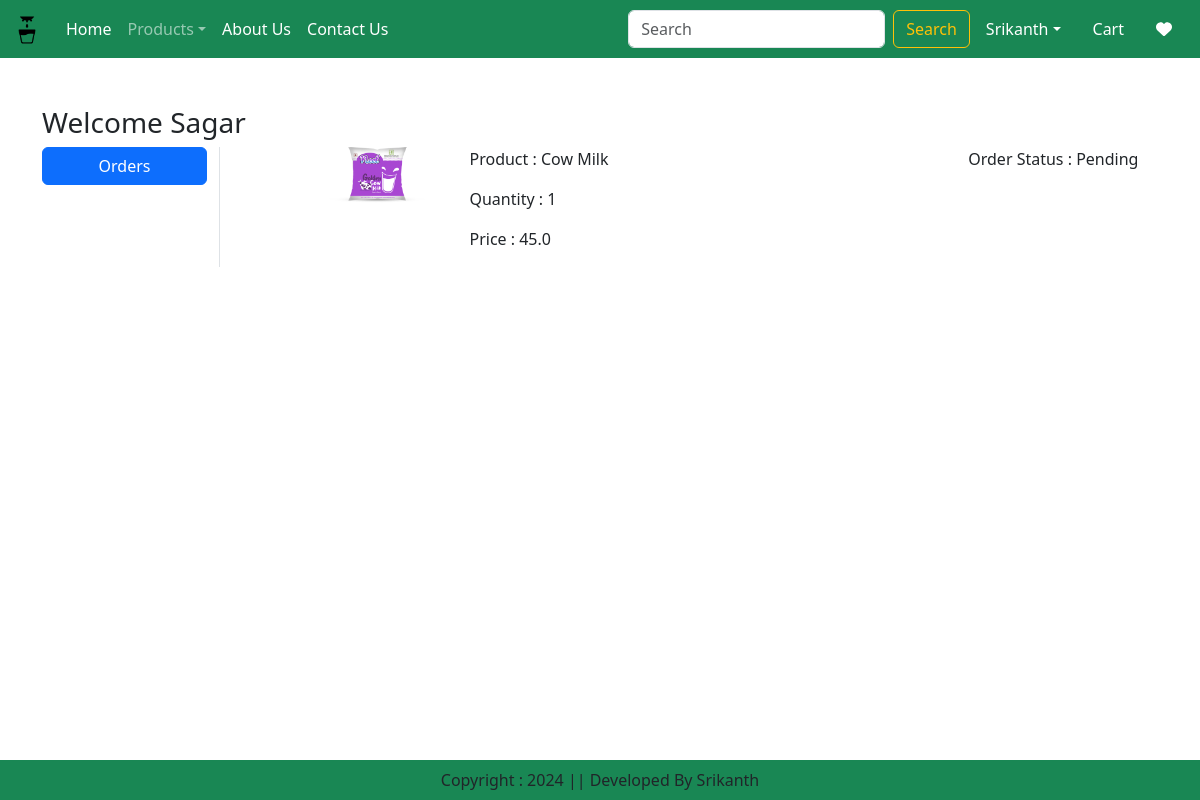
Screenshot of /orders/ (signed in) with the database file from the repository.
### Website/models.py (models this page shows, shortened)
class OrderPlaced(models.Model):
    user=models.ForeignKey(User,on_delete=models.CASCADE)
    customer=models.ForeignKey(Customer,on_delete=models.CASCADE)
    product=models.ForeignKey(Product,on_delete=models.CASCADE)
    quantity=models.PositiveBigIntegerField(default=1)
    ordered_date=models.DateTimeField(auto_now_add=True)
    status=models.CharField(max_length=50,choices=STATUS_CHOICES,default='pending')
    payment=models.ForeignKey(Payment,on_delete=models.CASCADE,null=True,blank=True)
    @property
    def total_cost(self):
        return self.quantity * self.product.discounted_price

class Product(models.Model):
    title = models.CharField(max_length=100)
    selling_price = models.FloatField()
    discounted_price = models.FloatField()
    description = models.TextField()
    composition = models.TextField(default='', blank=True)
    prodapp = models.TextField(default='', blank=True)
    category = models.CharField(choices=CATEGORY_CHOICES, max_length=2)
    product_image = models.ImageField(upload_to="product/images/")  # Specify subdirectory

### Website/views.py (the view)
# urls.py: path('orders/',views.orders,name="orders"),
@login_required
def orders(request):
    order_placed=OrderPlaced.objects.filter(user=request.user)
    totalitem=0
    wishitem=0
    if request.user.is_authenticated:
        totalitem=len(Cart.objects.filter(user=request.user))
        wishitem = len(Wishlist.objects.filter(user=request.user))
    return render(request,'website/orders.html',locals())

### Templates/website/orders.html (shortened to what this page needs)
{% extends "website/base.html" %}
{% load static %}
{% block main-content %}
<div class="container my-5">
    <div class="row">
        <h3>Welcome <span class="text-capitalize">{{request.user}}</span></h3>
        <div class="col-sm-2 border-end">
            <ul class="list-unstyled">
                <li class="d-grid"><a href="{% url 'orders' %}" class="btn btn-primary">Orders</a></li>
            </ul>
        </div>
        <div class="col-sm-9 offset-sm-1">
            {% for op in order_placed %}
            <div class="row">
                <div class="col-sm-2">
                    <img src="{{op.product.product_image.url}}" class="img-fluid" height="100" width="100"/>
                </div>
                <div class="col-sm-7">
                    <p>Product : {{op.product.title}}</p>
                    <p>Quantity : {{op.quantity}}</p>
                    <p>Price : {{op.total_cost}}</p>
                </div>
                <div class="col-sm-3">
                    <p>Order Status : {{op.status}}</p>
                </div>
            </div>
            {% endfor %}
        </div>
    </div>
</div>
{% endblock main-content %}

### rows the page displays
OrderPlaced: product.product_image (picture), product "Cow Milk", quantity "1", total_cost "45.0", status "Pending"

### other values shown
{{ request.user }} "Sagar"
